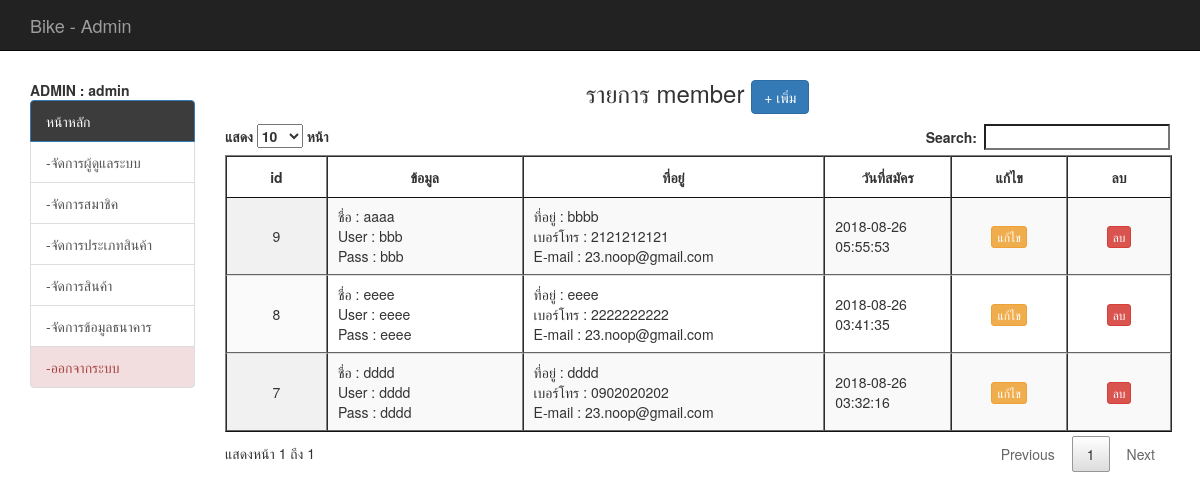
Screenshot of /backend/list_member.php (signed in) with the database file from the repository.
### tables this page shows
CREATE TABLE `tbl_member` (
  `mem_id` int(11) NOT NULL,
  `mem_name` varchar(50) NOT NULL,
  `mem_address` varchar(255) NOT NULL,
  `mem_tel` varchar(10) NOT NULL,
  `mem_username` varchar(20) NOT NULL,
  `mem_password` varchar(20) NOT NULL,
  `mem_email` varchar(20) NOT NULL,
  `status` varchar(5) NOT NULL,
  `sid` varchar(32) NOT NULL,
  `active` varchar(3) NOT NULL,
  `dateinsert` timestamp NOT NULL DEFAULT CURRENT_TIMESTAMP
);

### backend/mm.php (called while the page is built, shortened)
<?php require_once('../Connections/condb.php'); ?>
<?php
$colname_mm = "-1";
if (isset($_SESSION['MM_admin'])) {
  $colname_mm = $_SESSION['MM_admin'];
}
$query_mm = sprintf("SELECT * FROM tbl_admin WHERE admin_user = %s", GetSQLValueString($colname_mm, "text"));
$mm = mysql_query($query_mm, $condb) or die(mysql_error());
$row_mm = mysql_fetch_assoc($mm);
?>

### backend/list_member.php (the view, shortened to what this page needs)
<?php require_once('../Connections/condb.php'); ?>
<?php
if (!function_exists("GetSQLValueString")) {
function GetSQLValueString($theValue, $theType, $theDefinedValue = "", $theNotDefinedValue = "")
{
  $theValue = function_exists("mysql_real_escape_string") ? mysql_real_escape_string($theValue) : mysql_escape_string($theValue);
  switch ($theType) {
    case "text":
      $theValue = ($theValue != "") ? "'" . $theValue . "'" : "NULL";
      break;
  }
  return $theValue;
}
}
$query_mem = "SELECT * FROM tbl_member ORDER BY mem_id ASC";
$mem = mysql_query($query_mem, $condb) or die(mysql_error());
$row_mem = mysql_fetch_assoc($mem);
?>
<!DOCTYPE html>
<html lang="en">
  <head>
	<?php include('h.php');?>
    <?php include('datatable.php');?>
  </head>
  <body>
  <div class="container">
  <div class="row">
         <?php include('banner.php');?>
   </div>
  	<div class="row">
    	<div class="col-md-2">
        <br>
        <?php include('menu.php');?>
      </div>
        <div class="col-md-10">
        <h3 align="center"> รายการ member  <a href="add_mem.php" class="btn btn-primary"> + เพิ่ม </a> </h3>
          <table id="example" class="display" cellspacing="0" border="1">
		<thead>
            <tr align="center">
              <th width="5%">id</th>
              <th width="10%">ข้อมูล</th>
              <th width="15%">ที่อยู่</th>
              <th width="5%">วันที่สมัคร</th>
              <th width="5%">แก้ไข </th>
              <th width="5%">ลบ</th>
            </tr>
        </thead>
            <?php do { ?>
              <tr>
                <td align="center"><?php echo $row_mem['mem_id']; ?></td>
                <td><?php echo "ชื่อ : ",$row_mem['mem_name']; ?><br />
                <?php echo "User : ",$row_mem['mem_username']; ?><br />
                <?php echo "Pass : ",$row_mem['mem_password']; ?></td>
                <td><?php echo "ที่อยู่ : " ,$row_mem['mem_address']; ?><br />
                  <?php echo "เบอร์โทร : " ,$row_mem['mem_tel']; ?><br />
                  <?php echo "E-mail : " ,$row_mem['mem_email']; ?>
                </td>
                <td><?php echo $row_mem['dateinsert']; ?></td>
                <td><center> <a href="edit_mem.php?mem_id=<?php echo $row_mem['mem_id'];?>" class="btn btn-warning btn-xs"> แก้ไข </a> </center> </td>
                <td><center> <a href="del_mem.php?mem_id=<?php echo $row_mem['mem_id'];?>" onClick="return confirm('ยืนยันการลบ');" class="btn btn-danger btn-xs"> ลบ </a> </center> </td>
              </tr>
              <?php } while ($row_mem = mysql_fetch_assoc($mem)); ?>
          </table>
        </div>
    </div>
 </div>
  </body>
</html>

### backend/menu.php (shortened to what this page needs)
<?php include('mm.php');?>
<b>  ADMIN : <?php echo $row_mm['admin_name'];?></b>
<br />
<div class="list-group">
	<a href="index.php" class="list-group-item active"  style="background-color: #3c3c3c">หน้าหลัก</a>
	<?php
	if ($row_mm['status'] == 'admin') { ?>
		<a href="list_admin.php" class="list-group-item">-จัดการผู้ดูแลระบบ</a>
		<a href="list_member.php" class="list-group-item">-จัดการสมาชิค</a>
		<a href="list_product_type.php" class="list-group-item">-จัดการประเภทสินค้า</a>
		<a href="list_product.php" class="list-group-item">-จัดการสินค้า</a>
		<a href="list_bank.php" class="list-group-item">-จัดการข้อมูลธนาคาร</a>
		<a href="logout_admin.php" class="list-group-item list-group-item-danger">-ออกจากระบบ</a>
<?php } ?>
</div>

### css/style.css (style rules this page uses)
th { text-align:center; }

### rows the page displays
tbl_member: mem_id "7", mem_name "dddd", mem_username "dddd", mem_password "dddd", mem_address "dddd", mem_tel "0902020202", mem_email "23.noop@gmail.com", dateinsert "2018-08-26 03:32:16"
tbl_member: mem_id "8", mem_name "eeee", mem_username "eeee", mem_password "eeee", mem_address "eeee", mem_tel "2222222222", mem_email "23.noop@gmail.com", dateinsert "2018-08-26 03:41:35"
tbl_member: mem_id "9", mem_name "aaaa", mem_username "bbb", mem_password "bbb", mem_address "bbbb", mem_tel "2121212121", mem_email "23.noop@gmail.com", dateinsert "2018-08-26 05:55:53"

### other values shown
$row_mm['admin_name'] "admin"
